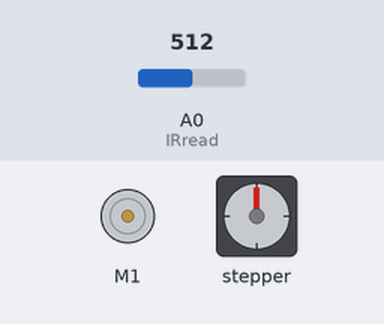
This sketch was run on a simulated Arduino Uno, built with avr-gcc and run on an emulated ATmega328P. Parts: DC motor (green arrow = forward, orange = backward, longer = faster), stepper motor. The inputs (shaded band) are chosen by the test bench; at power-on: A0 (IRread) = 512. Stepper angles assume 200 steps per turn; what the sketch prints to the serial monitor is not drawn.

Above: at 1.2 s.
1.3 s: A0 (IRread) set to 551
At 2.7 s:
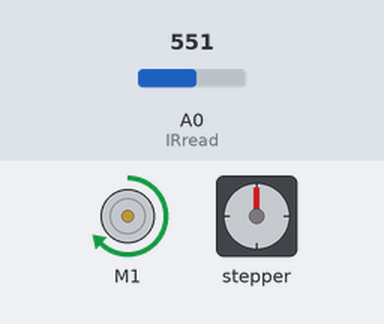
4.3 s: A0 (IRread) set to 511
At 5.6 s:
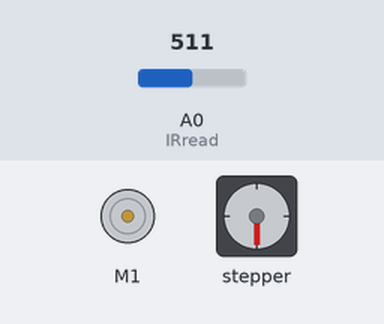
5.9 s: A0 (IRread) set to 716
At 6.2 s:
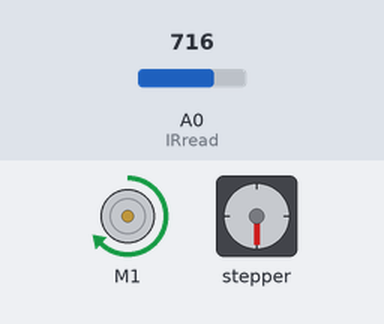
8.9 s: A0 (IRread) set to 306
At 9.3 s:
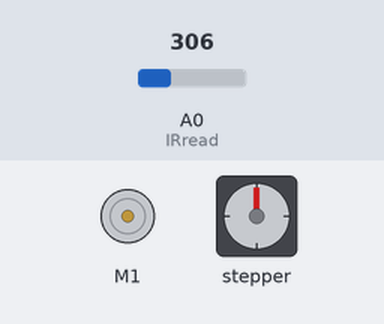
10.5 s: A0 (IRread) set to 900
At 12.95 s:
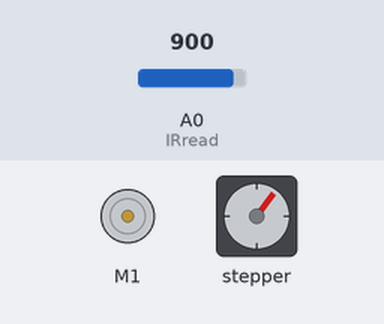
13.5 s: A0 (IRread) set to 122
At 14.0 s:
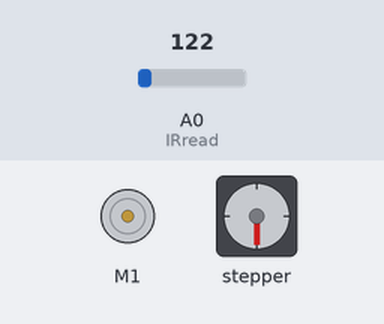
Timing chart, 0 to 16.1 s (numbered marks = the images above; inputs shaded):
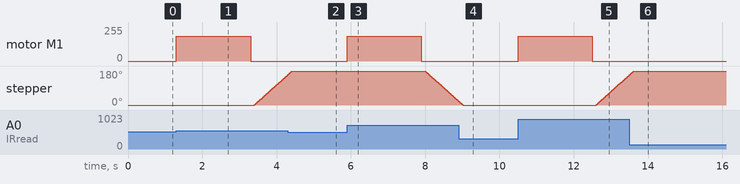

The sketch:

IRRewardStepper.ino
```cpp
/*
Whisker platform
----------------
4/21/2014
First proto: IR trigger opens solenoid and rotates stepper
Adapted from Adafruit Motor Shield v2 documentation
---->	http://www.adafruit.com/products/1438
*/

#include <Wire.h>
#include <Adafruit_MotorShield.h>
#include "utility/Adafruit_PWMServoDriver.h"

// Create the motor shield object with the default I2C address
Adafruit_MotorShield AFMS = Adafruit_MotorShield();

// Select which 'port' M1, M2, M3 or M4. In this case, M1
Adafruit_DCMotor *LeftSolenoid = AFMS.getMotor(1);
//Adafruit_DCMotor *RightSolenoid = AFMS.getMotor(2);
// Connect a stepper motor with 200 steps per revolution (1.8 degree)
// to motor port #2 (M3 and M4)
Adafruit_StepperMotor *TexturePanelStepper = AFMS.getStepper(200, 2);

int IRread = A0;
//The shield uses the SDA and SCL i2c pins to control DC and stepper motors. On the Arduino
//UNO these are also known as A4 and A5
int baseline = 0;
int IRval = baseline;           // store read value
int stepperdir=0; // stepper direction - 0 clockwise, 1 counterclockwise

void setup() {
  Serial.begin(9600);           // set up Serial library at 9600 bps

  AFMS.begin();  // create with the default frequency 1.6KHz
  //AFMS.begin(1000);  // to apply a different frequency, here 1KHz

  // Set the speed to start, from 0 (off) to 255 (max speed)
  LeftSolenoid->setSpeed(0);
  LeftSolenoid->run(FORWARD);
  // turn on current in solenoid coil
  LeftSolenoid->run(RELEASE);

  TexturePanelStepper->setSpeed(30);  // 30 rpm

//for(i=0;i<4;i++){ motors[i].run(RELEASE); }

  // IR sensor initialization
    arrayinit();
}

void loop() {

  IRval = analogRead(IRread);    // read the input pin
//  Serial.println(IRval);

  if (IRval > (baseline + 30)) {
    // open solenoid
  Serial.print("open - ");
  LeftSolenoid->run(FORWARD);
  LeftSolenoid->setSpeed(185);  // corresponds to 6V ouput with external power supply
                              // ~5.5V when solenoid plugged in
                           // 3.24V output with USB
  // opening duration
  delay(2000);
  // refractory period
  Serial.println("- close");
  LeftSolenoid->run(RELEASE);
  delay(100);

  if (stepperdir == 0){
      Serial.println("Rotate CW");
      TexturePanelStepper->step(100, FORWARD, DOUBLE);
      stepperdir = 1;
    } else {
      Serial.println("Rotate CCW");
      TexturePanelStepper->step(100, BACKWARD, DOUBLE);
      stepperdir = 0;
    }
  Serial.println("Final delay");
  delay(400);
  }

}

void arrayinit(){
  int  inc;
  int total;
  float IRvalArray[3];

  Serial.println(" ");
  Serial.println("Start IR initialization");
  while (total!=3){
  total=0;
  for (inc=0; inc < 4 ; inc++ ){
    IRvalArray[inc] = analogRead(IRread);
    if ((inc>0) && IRvalArray[inc]==IRvalArray[inc-1]){
      total++;
    }
  delay(10);
  Serial.println((long)IRvalArray[inc], DEC);
  }
  }
  baseline=IRvalArray[3];
  Serial.print("Baseline value is ");
  Serial.println(baseline);

  Serial.println("End initialization");
}
```

Measured:
- the behaviour switches between 542 and 543 on A0 (IRread) (found by bisection; images 0 and 1)
- after the input at 1.3 s, motor M1: stopped → forward 185/255 at once, → stopped 2.0 s later; stepper: keeps turning clockwise at about 178°/s, starting after 2.1 s
- after the input at 4.3 s, motor M1: stays stopped (without the input it goes to forward 185/255 after 0.52 s)
- after the input at 5.9 s, motor M1: stopped → forward 185/255 at once, → stopped 2.0 s later; stepper: keeps turning counter-clockwise at about 180°/s, starting after 2.1 s
- after the input at 8.9 s, motor M1: stays stopped (without the input it goes to forward 185/255 after 0.52 s)
- after the input at 10.5 s, motor M1: stopped → forward 185/255 at once, → stopped 2.0 s later; stepper: keeps turning clockwise at about 178°/s, starting after 2.1 s
- after the input at 13.5 s, motor M1: stays stopped (without the input it goes to forward 185/255 after 0.52 s)
